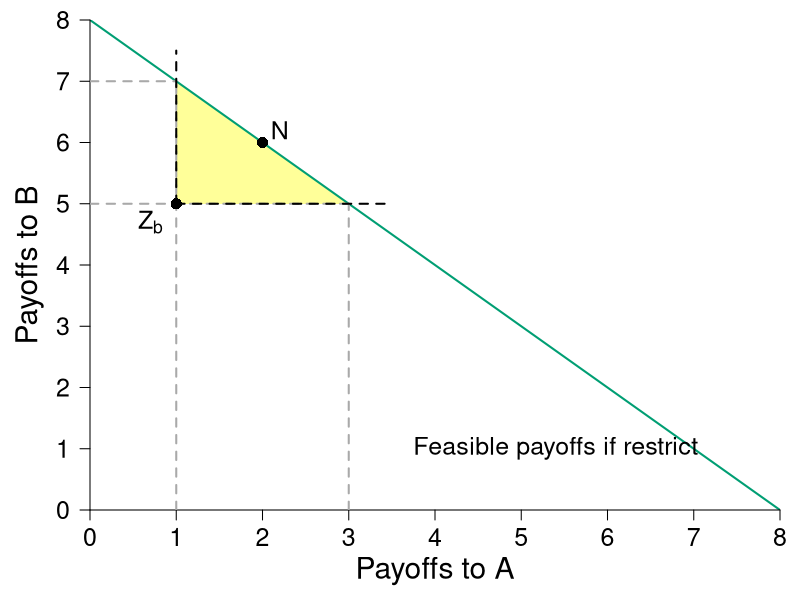

Reproduce this figure in R.
require(ggplot2)
require(shape)
require(plotrix)

pdf(file = "what_can_markets_do/coase_bargaining_initial_right_B.pdf", width = 9, height = 7)

#Set parameters for graphics
namesize <- 1.3
pointsize <- 1.8
axislabelsize <- 1.8
labelsize <- 1.5
namesize <- 1.8
annotatesize <- 1.5
graphlinewidth <- 2
segmentlinewidth <- 1.5



#Colors
COL <- c("#7fc97f", "#beaed4", "#fdc086", "#ffff99", "#386cb0", "#f0027f", "#bf5b17", "#666666")
COLA <- c("#99d8c9","#66c2a4","#41ae76", "#238b45", "#005824")
COLB <- c("#4eb3d3", "#2b8cbe", "#0868ac","#084081")
grays <- gray.colors(25, start = 1, end = 0)
CBCols <- c("#009E73","#0072B2","#E69F00","#CC79A7", "#F0E442")

upf <- function(ub) {
  8 - ub
}


uA <- function(xA, yA, alpha = 1/2){
  ((xA)^alpha)*((yA)^(1 - alpha))
}


par(mar =  c(4.5, 4.5, 1, 1))
xlims <- c(0, 8)
ylims <- c(0, 8)


plot(0, 0, xlim = xlims, ylim = ylims, type = "n",
     xlab = "",
     ylab = "",
     xaxt = "n", 
     yaxt = "n", 
     cex.lab = axislabelsize, 
     bty = "n",
     xaxs="i", 
     yaxs="i")

npts <- 500 
npts2 <- 501
#Specify the sequences of points for graphing. 
xx1 <- seq(xlims[1], xlims[2], length.out = npts)
xx2 <- seq(xlims[1], xlims[2], length.out = npts)
xx3 <- seq(xlims[1], xlims[2], length.out = npts2)

text(0.5*xlims[2], -1, expression(paste("Payoffs to A")), xpd = TRUE, cex = axislabelsize) 
text(-0.7, 0.5*ylims[2], expression(paste("Payoffs to B")), xpd = TRUE, cex = axislabelsize, srt = 90) 


#polygons
xpoly1 <- c(1,3,1)
ypoly1 <- c(5,5,7)
polygon(x = xpoly1, y = ypoly1, col=COL[4], density=NULL, border = NA)


#Draw the lines for the graphs
lines(xx1, upf(xx1), col = CBCols[1], lwd = graphlinewidth)

#Customize ticks and labels for the plot
ticksy <- seq(from = ylims[1], to = ylims[2], by = 1)
ylabels <- seq(from = ylims[1], to = ylims[2], by = 1)
ticksx <- seq(from =  xlims[1], to = xlims[2], by = 1)
xlabels <- seq(from = xlims[1], to = xlims[2], by = 1)
axis(1, at = ticksx, pos = 0, labels = xlabels, cex.axis = labelsize)
axis(2, at = ticksy, pos = 0, labels = ylabels, las = 1, cex.axis = labelsize)


#segments:
#segments(4,  0, 4, 4, lty = 2, col = "darkgray", lwd = 2)
#segments(0, 4, 4, 4, lty = 2, col = "darkgray", lwd = 2)

segments(3,  0, 3, 5, lty = 2, col = "darkgray", lwd = 2)
segments(0, 5, 3, 5, lty = 2, col = "darkgray", lwd = 2)

segments(1,  0, 1, 7, lty = 2, col = "darkgray", lwd = 2)
segments(0, 7, 1, 7, lty = 2, col = "darkgray", lwd = 2)

segments(1,  5, 3.5, 5, lty = 2, col = "black", lwd = 2)
segments(1, 5, 1, 7.5, lty = 2, col = "black", lwd = 2)

#points:
#points(4,  4, pch = 16, col = "black", cex = 1.5)
#text(4-0.3,  4-0.3, expression(Z[a]), cex = annotatesize)

points(1, 5, pch = 16, col = "black", cex = 1.5)
text(1 - 0.3, 5 - 0.3, expression(Z[b]), cex = annotatesize)

points(2, 6, pch = 16, col = "black", cex = 1.5)
text(2+0.2, 6+0.2, expression(N), cex = annotatesize)

#label
text(5.4, 1, expression("Feasible payoffs if restrict"), cex = annotatesize)

dev.off()
